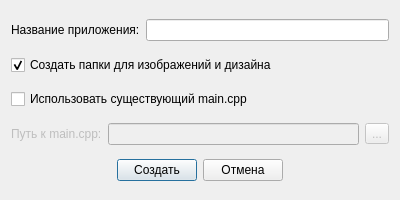
<?xml version="1.0" encoding="UTF-8"?>
<ui version="4.0">
 <class>NewAppDialog</class>
 <widget class="QDialog" name="NewAppDialog">
  <property name="geometry">
   <rect>
    <x>0</x>
    <y>0</y>
    <width>400</width>
    <height>200</height>
   </rect>
  </property>
  <property name="windowTitle">
   <string>Создание приложения</string>
  </property>
  <layout class="QVBoxLayout" name="verticalLayout">
   <item>
    <layout class="QHBoxLayout" name="horizontalLayout">
     <item>
      <widget class="QLabel" name="label">
       <property name="text">
        <string>Название приложения:</string>
       </property>
      </widget>
     </item>
     <item>
      <widget class="QLineEdit" name="nameEdit"/>
     </item>
    </layout>
   </item>
   <item>
    <layout class="QHBoxLayout" name="horizontalLayout_5">
     <item>
      <widget class="QCheckBox" name="needCreateResourcesBox">
       <property name="text">
        <string>Создать папки для изображений и дизайна</string>
       </property>
       <property name="checked">
        <bool>true</bool>
       </property>
      </widget>
     </item>
    </layout>
   </item>
   <item>
    <layout class="QHBoxLayout" name="horizontalLayout_2">
     <item>
      <widget class="QCheckBox" name="useSourcesBox">
       <property name="text">
        <string>Использовать существующий main.cpp</string>
       </property>
      </widget>
     </item>
    </layout>
   </item>
   <item>
    <layout class="QHBoxLayout" name="horizontalLayout_3">
     <item>
      <widget class="QLabel" name="sourcesPathLabel">
       <property name="enabled">
        <bool>false</bool>
       </property>
       <property name="text">
        <string>Путь к main.cpp:</string>
       </property>
      </widget>
     </item>
     <item>
      <widget class="QLineEdit" name="sourcesPathEdit">
       <property name="enabled">
        <bool>false</bool>
       </property>
      </widget>
     </item>
     <item>
      <widget class="QToolButton" name="sourcesPathButton">
       <property name="enabled">
        <bool>false</bool>
       </property>
       <property name="text">
        <string>...</string>
       </property>
       <property name="icon">
        <iconset resource="resources.qrc">
         <normaloff>:/images/icons/Folder.png</normaloff>:/images/icons/Folder.png</iconset>
       </property>
       <property name="iconSize">
        <size>
         <width>20</width>
         <height>20</height>
        </size>
       </property>
      </widget>
     </item>
    </layout>
   </item>
   <item>
    <layout class="QHBoxLayout" name="horizontalLayout_4">
     <item>
      <spacer name="horizontalSpacer">
       <property name="orientation">
        <enum>Qt::Horizontal</enum>
       </property>
       <property name="sizeHint" stdset="0">
        <size>
         <width>40</width>
         <height>20</height>
        </size>
       </property>
      </spacer>
     </item>
     <item>
      <widget class="QPushButton" name="createButton">
       <property name="text">
        <string>Создать</string>
       </property>
      </widget>
     </item>
     <item>
      <widget class="QPushButton" name="cancelButton">
       <property name="text">
        <string>Отмена</string>
       </property>
      </widget>
     </item>
     <item>
      <spacer name="horizontalSpacer_3">
       <property name="orientation">
        <enum>Qt::Horizontal</enum>
       </property>
       <property name="sizeHint" stdset="0">
        <size>
         <width>40</width>
         <height>20</height>
        </size>
       </property>
      </spacer>
     </item>
    </layout>
   </item>
  </layout>
 </widget>
 <resources>
  <include location="resources.qrc"/>
 </resources>
 <connections>
  <connection>
   <sender>createButton</sender>
   <signal>clicked()</signal>
   <receiver>NewAppDialog</receiver>
   <slot>accept()</slot>
   <hints>
    <hint type="sourcelabel">
     <x>159</x>
     <y>257</y>
    </hint>
    <hint type="destinationlabel">
     <x>199</x>
     <y>149</y>
    </hint>
   </hints>
  </connection>
  <connection>
   <sender>cancelButton</sender>
   <signal>clicked()</signal>
   <receiver>NewAppDialog</receiver>
   <slot>reject()</slot>
   <hints>
    <hint type="sourcelabel">
     <x>240</x>
     <y>257</y>
    </hint>
    <hint type="destinationlabel">
     <x>199</x>
     <y>149</y>
    </hint>
   </hints>
  </connection>
 </connections>
</ui>
